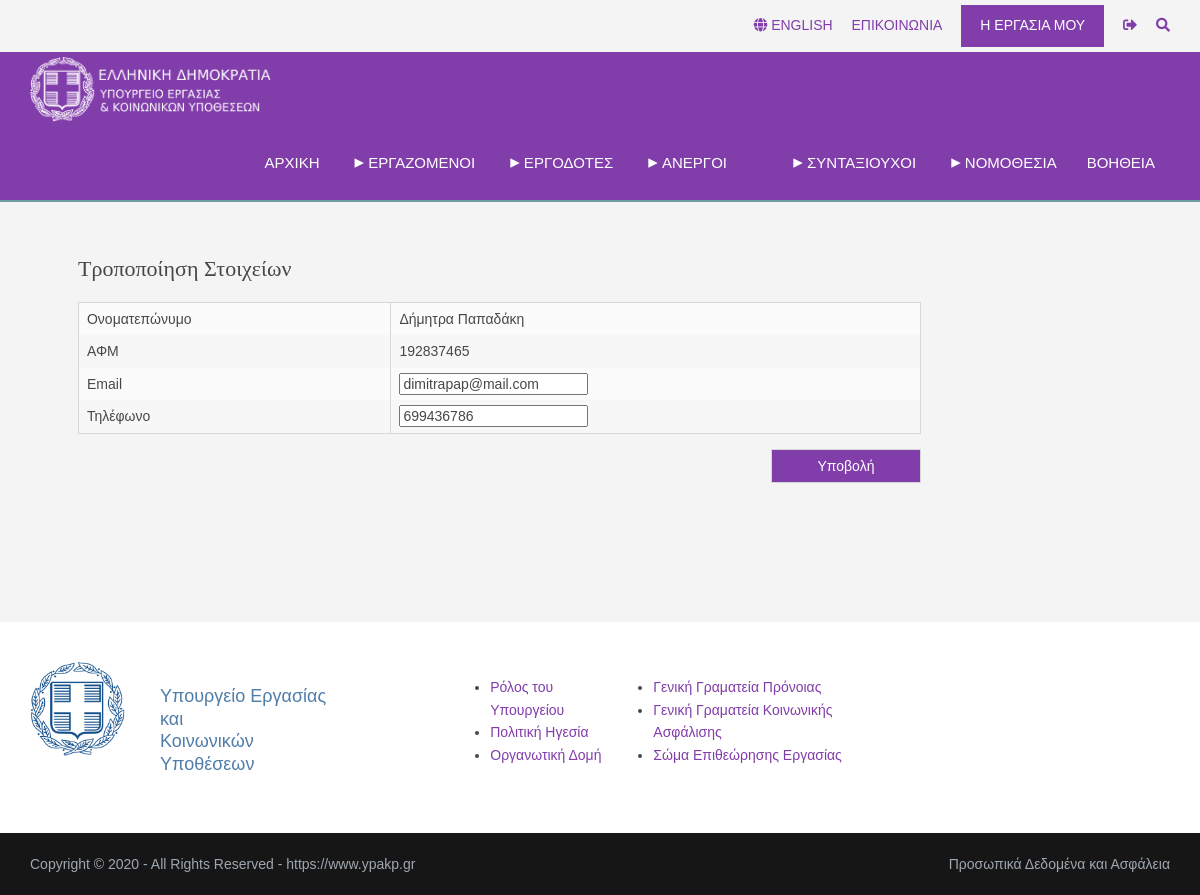
Screenshot of /employee_profile/user_data.php (signed in) with the database file from the repository.
### tables this page shows
CREATE TABLE `users` (
  `id` varchar(9) NOT NULL,
  `role_id` tinyint(2) DEFAULT 1,
  `name` varchar(25) NOT NULL,
  `password` varchar(20) NOT NULL,
  `email` varchar(30) NOT NULL,
  `phone` varchar(9) DEFAULT NULL
);

### htdocs/employee_profile/user_data.php (the view, shortened to what this page needs)
<!DOCTYPE html>
<html lang="el">
<head>
  <link href="../layout/styles/layout.css" rel="stylesheet" type="text/css" media="all">
</head>
<body id="top" onload="select('op1');">
<div id="fixed">
  <div class="wrapper row0">
    <div id="topbar" class="hoc clear" >
      <div class="fl_right">
        <ul class="nospace">
          <li><a href="#" title="English"><i class="fas fa-globe"></i> English</a></li>
          <li><a href="../contact/contact.php" title="Επικοινωνία">Επικοινωνια</a></li>
          <li><a href="myemployment.php" class="btn btn-danger" title="Προφίλ εργαζόμενου">Η εργασία μου</a></li>
          <li><a href="../authentication/logout.php" title = "Αποσύνδεση"><i class="fa fa-sign-out-alt"></i></a></li>
          <li id="searchform">
          </li>
        </ul>
      </div>
    </div>
  </div>
  <div class="wrapper row1">
    <header id="header" class="hoc clear">
      <div id="logo" class="fl_left">
          <a href="../index.php"><img src="../images/logo.png" style="height: 65px;" alt="Υπουργείο Εργασίας"></a>
      </div>
      <nav id="mainav" class="fl_right">
        <ul class="clear">
          <li><a class="nodrop" href="../index.php" style="padding-top: 32px; padding-bottom: 30px;">Αρχικη</a></li>
          <li ><a class="drop" href="../employees.php">&nbsp;Εργαζομενοι</a>
          </li>
          <li><a class="drop" href="../employers.php">&nbsp;Εργοδοτες</a>
          </li>
          <li><a class="drop" href="#" style="width: 145px;">&nbsp;Ανεργοι</a>
          </li>
          <li><a class="drop" href="#">&nbsp;Συνταξιουχοι</a>
          </li>
          <li><a class="drop" href="#">&nbsp;Νομοθεσια</a>
          </li>
          <li><a class="nodrop" href="#">Βοηθεια</a></li>
        </ul>
      </nav>
    </header>
  </div>
</div>
<div style="padding-bottom: 130px;"></div>
<div class="wrapper bgded overlay gradient" style="z-index: 1; background-color:rgb(0, 0, 0);">
    <div id="breadcrumb" class="hoc clear">
      <ul>
        <li><a href="../index.php" title="Αρχικη"><i class="fa fa-home"></i></a></li>
        <li><a href="myemployment.php">Η ΕΡΓΑΣΙΑ ΜΟΥ</a></li>
        <li class="active"> <a href="user_data.php" style="font-size: inherit;">ΑΛΛΑΓΗ ΣΤΟΙΧΕΙΩΝ ΕΡΓΑΖΟΜΕΝΟΥ</a></li>
      </ul>
    </div>
</div>
<div class="wrapper row2" style="min-height: 55.8vh;">
    <main class="hoc container clear">
        <div class="content three_quarter">
            <h1>Τροποποίηση στοιχείων</h1>
            <?php
                $name = $email = $phone = "";
                $id = $_SESSION["id"];
                require_once "../authentication/config.php";
                $sql = "SELECT name, email, phone FROM users where id = '$id'";
                $result = mysqli_query($link, $sql);
                if (mysqli_num_rows($result) > 0) {
                $row = mysqli_fetch_assoc($result);
                $name = $row["name"];
                $email = $row["email"];
                $phone = $row["phone"];
                }
                else {
                    echo "0 results";
                }
            ?>
            <form action="update_user_data.php" method="post">
                <table>
                    <tbody>
                        <tr>
                            <td>Ονοματεπώνυμο</td>
                            <?php echo "<td>$name</td>"; ?>
                        </tr>
                        <tr>
                            <td>ΑΦΜ</td>
                            <?php echo "<td>$id</td>"; ?>
                        </tr>
                        <tr>
                            <td>Email</td>
                            <td><label for="email" style="display: none;">Email</label>
                              <input type = 'text' name='email' id='email' value='<?php echo "$email"; ?>'></td>
                        </tr>
                        <tr>
                            <td>Τηλέφωνο</td>
                            <td><label for="phone" style="display: none;">Τηλέφωνο</label>
                              <input type = 'text' name='phone' id='phone' value='<?php echo "$phone"; ?>'></td>
                        </tr>
                    </tbody>
                </table>
                <div id="comments">
                    <div style='float: right;'>
                        <input type='submit' name='submit' value='Υποβολή' style='background-color: #813DAA; color: #FFFFFF;'>
                    </div>
                </div>
            </form>
        </div>
    </main>
</div>
<div class="wrapper row3">
  <main class="hoc clear">
    <div class="content three_quarter first min_info">
      <div class="flex_row">
        <img class="single_logo" alt="λογότυπο Υπουργείου" src="../images/logo_big.png">
        <p class="yp_name"> Υπουργείο Εργασίας και <br> Κοινωνικών Υποθέσεων</p>
        <ul>
          <li><a href="#"> Ρόλος του Υπουργείου </a></li>
          <li><a href="#"> Πολιτική Ηγεσία </a></li>
          <li><a href="#"> Οργανωτική Δομή </a></li>
        </ul>
        <ul>
          <li><a href="#"> Γενική Γραματεία Πρόνοιας </a></li>
          <li><a href="#"> Γενική Γραματεία Κοινωνικής Ασφάλισης </a></li>
          <li><a href="#"> Σώμα Επιθεώρησης Εργασίας </a></li>
        </ul>
      </div>
    </div>
  </main>
</div>
<div class="wrapper row5">
  <div id="copyright" class="hoc clear">
    <p class="fl_left">Copyright &copy; 2020 - All Rights Reserved - <a href="#">https://www.ypakp.gr</a></p>
    <a href="#" ><p class="fl_right">Προσωπικά Δεδομένα και Ασφάλεια</p></a>
  </div>
</div>
</body>
</html>

### htdocs/layout/styles/layout.css (style rules this page uses)
::placeholder { color: white; opacity: 1; }
.row1 { border-bottom:2px solid; }
.row2 { z-index: 0; }
.row3 { z-index: 0; }
.row5 { z-index: 0; }
#top { z-index: -1; }
#topbar { padding:5px 0; text-transform:uppercase; }
#topbar ul li { display:inline-block; margin-right:15px; }
#topbar ul li:last-child { margin-right:0; padding-right:0; border-right:none; }
#topbar i { line-height:normal; }
#topbar #searchform { position:relative; line-height:1; z-index: 3; }
#topbar #searchform::after { display:block; height:18px; line-height:18px; padding:0; font-family:"Font Awesome\ 5 Free"; font-weight:900; content:"\f002"; }
#topbar #searchform ::placeholder { text-transform:capitalize; }
#header #logo { margin: 5px 0 0 0; }
.container { padding:80px 0; }
#comments input, #comments textarea { width:100%; padding:10px; border:1px solid; }
#comments div { margin-bottom:15px; }
#comments input[type="submit"] { background-color:#6F9CA2; display:inline-block; width:auto; min-width:150px; margin:0; padding:8px 5px; cursor:pointer; }
.clear { clear:both; }
#copyright { padding:20px 0; }
#copyright * { margin:0; padding:0; }
*, *::before, *::after { transition:all .3s ease-in-out; }
nav ul, nav ol { margin:0; padding:0; list-style:none; }
#mainav, #breadcrumb, .sidebar nav { line-height:normal; }
#mainav .drop::after, #mainav li li .drop::after, #breadcrumb li a::after, .sidebar nav a::after { position:absolute; font-family:"Font Awesome\ 5 Free"; font-weight:900; font-size:10px; line-height:10px; }
#mainav { position:relative; margin-bottom:-3px; z-index:3; }
#mainav ul { text-transform:uppercase; font-size: 15px; padding: 0 auto; }
#mainav li { display:block; position:relative; float:left; margin:0; padding:0; }
#mainav li:last-child { margin-right:0; }
#mainav li a { display:block; padding:27.5px 15px; border-bottom:2px solid; }
#mainav .drop { padding-left:20px; }
#mainav .drop::before, #mainav li li .drop::before { content:"\25B8"; font-size: 19px; }
#mainav .drop::after { top:45px; left:10px; }
#mainav .nodrop { padding-top: 32px; padding-bottom: 30px; }
#breadcrumb { padding:15px 30px; }
#breadcrumb ul { margin:0; padding:0; list-style:none; text-transform:uppercase; }
#breadcrumb li { display:inline-block; margin:0 6px 0 0; padding:0; }
#breadcrumb li a { display:block; position:relative; margin:0; padding:0 12px 0 0; font-size:12px; }
#breadcrumb li a::after { top:4px; right:0; content:"\f0da"; }
#breadcrumb li:last-child a { margin:0; padding:0; }
#breadcrumb li:last-child a::after { display:none; }
table, th, td { border:1px solid; border-collapse:collapse; vertical-align:top; }
table, th { table-layout:auto; }
table { width:100%; margin-bottom:15px; }
th, td { padding:5px 8px; }
td { border-width:0 1px; }
body { color:#474747; background-color:#FFFFFF; }
a { color:#813DAA; }
.overlay { color:#FFFFFF; background-color:inherit; }
.overlay::after { color:inherit; background-color:rgba(0,0,0,.55); }
.overlay.gradient { background:linear-gradient(to left,rgba(255,255,255,.7) 0%,transparent 100%); }
.btn, .btn.inverse:hover { color:#FFFFFF; background-color:#813DAA; border-color:#813DAA; }
.row0 { color:#474747; background-color:#F4F4F4; }
.row1 { color:#FFFFFF; background-color:#813DAA; border-color:#6F9CA2; }
.row2 { color:#474747; background-color:#F4F4F4; }
.row3 { color:#474747; background-color:#FFFFFF; }
.row5, .row5 a { color:#9FA7AF; background-color:#161616; }
#topbar #searchform { color:#813DAA; }
#header #logo a img { color:inherit; }
#mainav li a { color:inherit; border-color:transparent; }
#breadcrumb a { color:inherit; background-color:inherit; }
#breadcrumb li:last-child a { color:#813DAA; }
table, th, td, #comments .avatar, #comments input, #comments textarea { border-color:#D7D7D7; }
tr, #comments li, #comments input[type="submit"], #comments input[type="reset"] { color:inherit; background-color:#FBFBFB; }
tr:nth-child(even), #comments li:nth-child(even) { color:inherit; background-color:#F7F7F7; }
@media screen and (min-width:1140px) { .hoc { max-width:1400px; } }
@media screen and (min-width:978px) and (max-width:1400px) { .hoc { max-width:95%; } }
#fixed { position: fixed; top: 0; width: 100%; z-index:2; }
.flex_row { display: flex; }
.single_logo { height: 95px; }
.min_info { padding: 40px 0; }
.yp_name { color:#507DA9; padding-top: 5px; padding-left: 35px; padding-right: 120px; font-size: 18px; }

### rows the page displays
users: name "Δήμητρα Παπαδάκη", email "dimitrapap@mail.com", phone "699436786"

### other values shown
$id "192837465"
